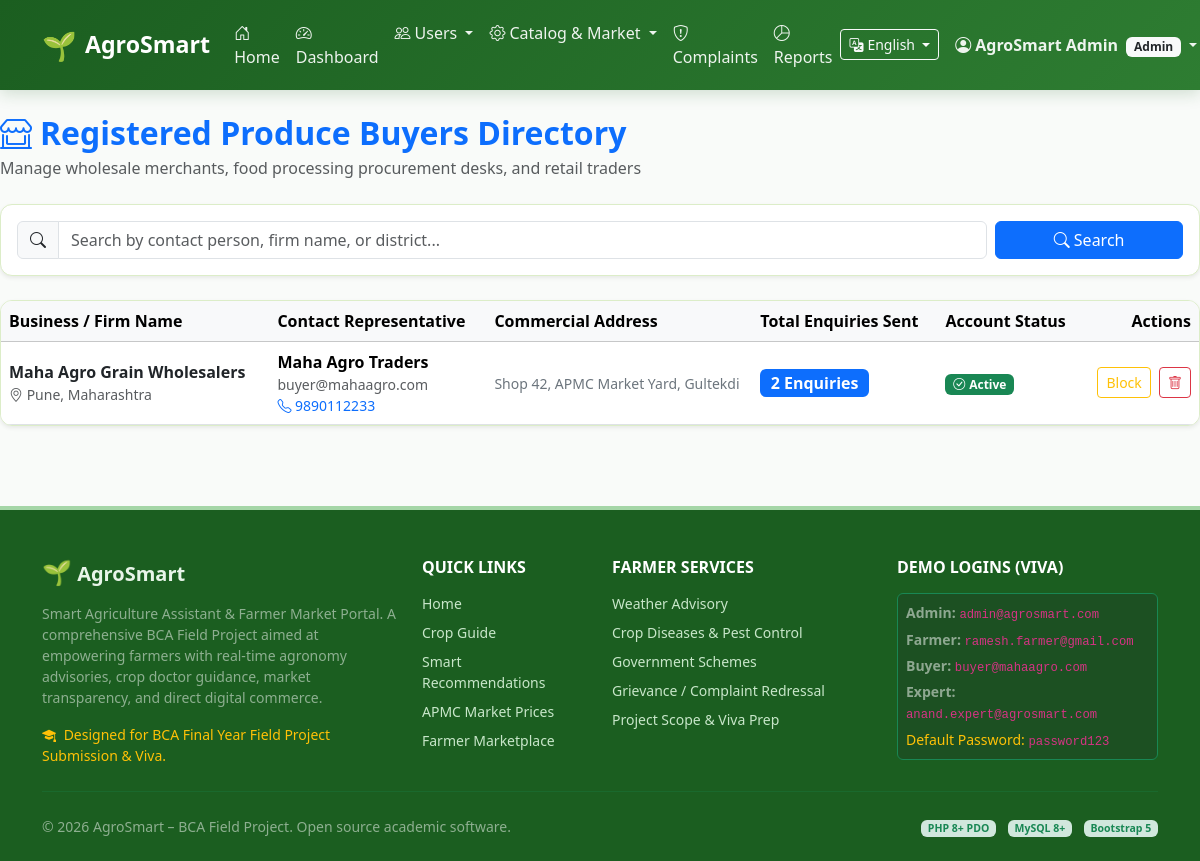
The page /admin/buyers.php (signed in) on the database its author committed.
### tables this page shows
CREATE TABLE `buyers` (
  `buyer_id` INT AUTO_INCREMENT PRIMARY KEY,
  `user_id` INT NOT NULL UNIQUE,
  `business_name` VARCHAR(150) NOT NULL,
  `address` TEXT NOT NULL,
  `district` VARCHAR(100) NOT NULL,
  `state` VARCHAR(100) NOT NULL DEFAULT 'Maharashtra',
  `created_at` DATETIME DEFAULT CURRENT_TIMESTAMP,
  CONSTRAINT `fk_buyer_user` FOREIGN KEY (`user_id`) REFERENCES `users` (`user_id`) ON DELETE CASCADE
);

CREATE TABLE `users` (
  `user_id` INT AUTO_INCREMENT PRIMARY KEY,
  `name` VARCHAR(100) NOT NULL,
  `email` VARCHAR(150) NOT NULL UNIQUE,
  `mobile` VARCHAR(15) NOT NULL,
  `password` VARCHAR(255) NOT NULL,
  `role` ENUM('farmer', 'buyer', 'expert', 'admin') NOT NULL DEFAULT 'farmer',
  `status` ENUM('active', 'blocked') NOT NULL DEFAULT 'active',
  `created_at` DATETIME DEFAULT CURRENT_TIMESTAMP
);

### includes/functions.php (called while the page is built, shortened)
<?php
function e($string) {
    return htmlspecialchars((string)$string, ENT_QUOTES, 'UTF-8');
}

### admin/buyers.php (the view, shortened to what this page needs)
<?php
$pdo = getDBConnection();
$search = trim($_GET['search'] ?? '');
$query = "SELECT b.*, u.name, u.email, u.mobile, u.status, (SELECT COUNT(*) FROM enquiries e WHERE e.buyer_id = b.buyer_id) as enquiries_count FROM buyers b JOIN users u ON b.user_id = u.user_id WHERE 1=1";
$params = [];
$query .= " ORDER BY b.buyer_id DESC";
$stmt = $pdo->prepare($query);
$stmt->execute($params);
$buyers = $stmt->fetchAll();
require_once __DIR__ . '/../includes/header.php';
?>
<div class="d-flex flex-column flex-md-row justify-content-between align-items-md-center mb-4">
  <div>
    <h2 class="fw-bold text-primary mb-1"><i class="bi bi-shop-window me-2"></i>Registered Produce Buyers Directory</h2>
    <p class="text-muted mb-0">Manage wholesale merchants, food processing procurement desks, and retail traders</p>
  </div>
</div>
<div class="card card-agro mb-4 p-3 shadow-sm">
  <form method="GET" action="<?= BASE_URL ?>/admin/buyers.php" class="row g-2">
    <div class="col-md-10">
      <div class="input-group">
        <span class="input-group-text"><i class="bi bi-search"></i></span>
        <input type="text" name="search" class="form-control" placeholder="Search by contact person, firm name, or district..." value="<?= e($search) ?>">
      </div>
    </div>
    <div class="col-md-2 d-grid">
      <button type="submit" class="btn btn-primary"><i class="bi bi-search me-1"></i>Search</button>
    </div>
  </form>
</div>
<div class="card card-agro shadow-sm">
  <div class="card-body p-0">
    <div class="table-responsive">
      <table class="table table-hover align-middle mb-0">
        <thead class="table-light">
          <tr>
            <th>Business / Firm Name</th>
            <th>Contact Representative</th>
            <th>Commercial Address</th>
            <th>Total Enquiries Sent</th>
            <th>Account Status</th>
            <th class="text-end">Actions</th>
          </tr>
        </thead>
        <tbody>
          <?php if (empty($buyers)): ?>
            <tr><td colspan="6" class="text-center py-4 text-muted">No buyer accounts found.</td></tr>
          <?php else: ?>
            <?php foreach ($buyers as $b): ?>
              <tr>
                <td>
                  <strong class="text-dark fs-6"><?= e($b['business_name']) ?></strong>
                  <div class="small text-muted"><i class="bi bi-geo-alt"></i> <?= e($b['district']) ?>, Maharashtra</div>
                </td>
                <td>
                  <div class="fw-semibold"><?= e($b['name']) ?></div>
                  <div class="small text-muted"><?= e($b['email']) ?></div>
                  <div class="small text-primary"><i class="bi bi-telephone"></i> <?= e($b['mobile']) ?></div>
                </td>
                <td style="max-width: 250px;">
                  <span class="small text-secondary"><?= e($b['address']) ?></span>
                </td>
                <td>
                  <span class="badge bg-primary fs-6"><?= $b['enquiries_count'] ?> Enquiries</span>
                </td>
                <td>
                  <?php if ($b['status'] === 'active'): ?>
                    <span class="badge bg-success"><i class="bi bi-check-circle me-1"></i>Active</span>
                  <?php else: ?>
                    <span class="badge bg-danger"><i class="bi bi-slash-circle me-1"></i>Blocked</span>
                  <?php endif; ?>
                </td>
                <td class="text-end">
                  <a href="<?= BASE_URL ?>/admin/buyers.php?action=toggle&id=<?= $b['buyer_id'] ?>" class="btn btn-sm <?= $b['status'] === 'active' ? 'btn-outline-warning' : 'btn-outline-success' ?> me-1">
                    <?= $b['status'] === 'active' ? 'Block' : 'Unblock' ?>
                  </a>
                  <a href="<?= BASE_URL ?>/admin/buyers.php?action=delete&id=<?= $b['buyer_id'] ?>" class="btn btn-sm btn-outline-danger btn-confirm-delete" data-entity="buyer account">
                    <i class="bi bi-trash"></i>
                  </a>
                </td>
              </tr>
            <?php endforeach; ?>
          <?php endif; ?>
        </tbody>
      </table>
    </div>
  </div>
</div>
<?php require_once __DIR__ . '/../includes/footer.php'; ?>

### assets/css/style.css (style rules this page uses)
:root { --agro-primary: #2e7d32; --agro-primary-dark: #1b5e20; --agro-primary-light: #4caf50; --agro-bg-soft: #f1f8e9; --agro-accent-earth: #795548; --agro-accent-gold: #fbc02d; --agro-text-dark: #1f2937; --agro-border-subtle: #dcedc8; }
body { font-family: 'Segoe UI', system-ui, -apple-system, sans-serif; color: var(--agro-text-dark); background-color: #f9fbf9; min-height: 100vh; display: flex; flex-direction: column; }
.card-agro { border: 1px solid var(--agro-border-subtle); border-radius: 12px; background-color: #ffffff; box-shadow: 0 4px 12px rgba(0, 0, 0, 0.04); transition: all 0.25s ease; overflow: hidden; }

### rows shown on the page
buyers: business_name "Maha Agro Grain Wholesalers", district "Pune", user.name "Maha Agro Traders", user.email "buyer@mahaagro.com", user.mobile "9890112233", address "Shop 42, APMC Market Yard, Gultekdi", enquiries_count "2"

### other values the page prints
__('nav_home') "Home"
__('nav_dashboard') "Dashboard"
$userName "AgroSmart Admin"
$userRole "Admin"
